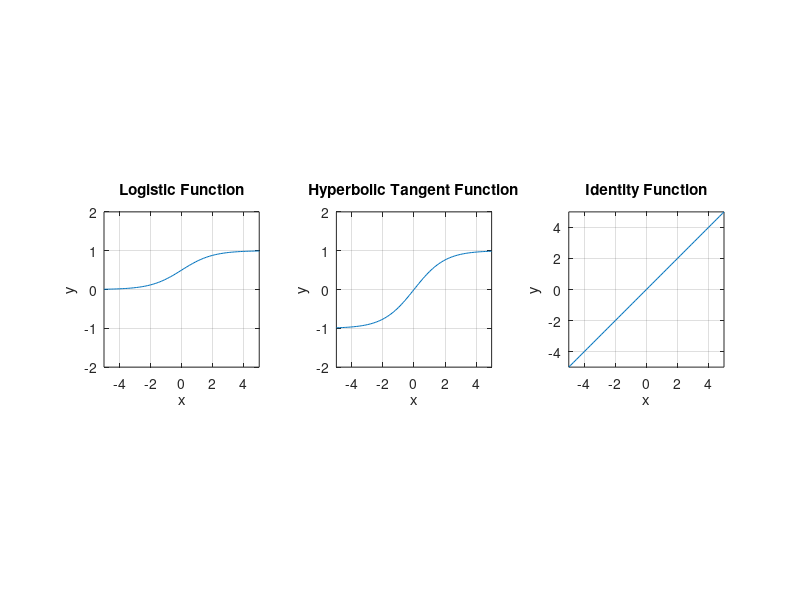

Recreate this plot in MATLAB.
x = -5:0.1:5;
tmp = exp(-x);
y1 = 1./(1 + tmp);                       % Logistic function
y2 = (1 - tmp) ./ (1 + tmp);             % Hyperbolic tangent function
y3 = x;                                  % Identity function

subplot(1,3,1);
plot(x, y1); grid on;
title('Logistic Function');
xlabel('x'); ylabel('y');
axis([-5 5 -2 2]); axis square;

subplot(1,3,2);
plot(x, y2); grid on;
title('Hyperbolic Tangent Function');
xlabel('x'); ylabel('y');
axis([-5 5 -2 2]); axis square;

subplot(1,3,3);
plot(x, y3); grid on;
title('Identity Function');
xlabel('x'); ylabel('y');
axis([-5 5 -5 5]); axis square;
